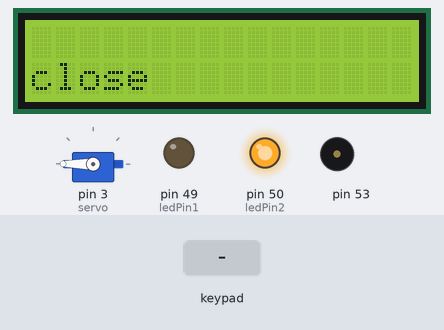
The sketch below on a simulated Arduino Mega 2560, built with avr-gcc and run on an emulated ATmega2560. On the bench: 16×2 character LCD, servo, output pins drawn as LEDs (lit = HIGH), buzzer (waves = sounding). The inputs (shaded band) are chosen by the test bench.

Above: at 1.2 s.
1.3 s: keypad keys 1 2 3 4 * pressed 0.4 s apart
At 3.7 s:
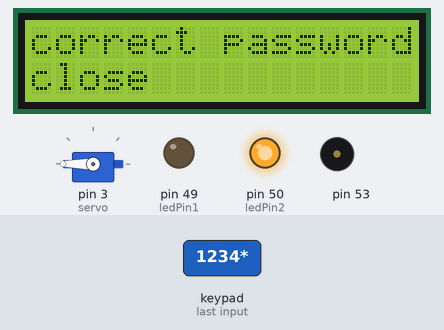
4.8 s: key '*' pressed
At 4.89 s:
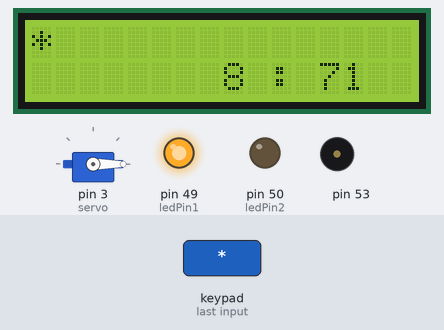
6.6 s: keypad keys 7 + 5 = pressed 0.4 s apart
At 6.84 s:
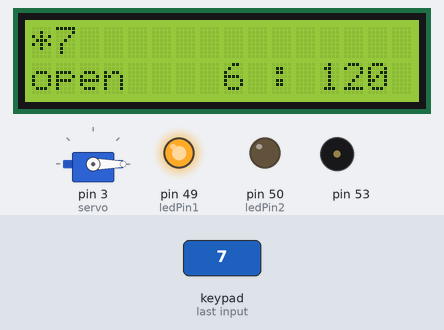
9.7 s: key '=' pressed
At 9.82 s:
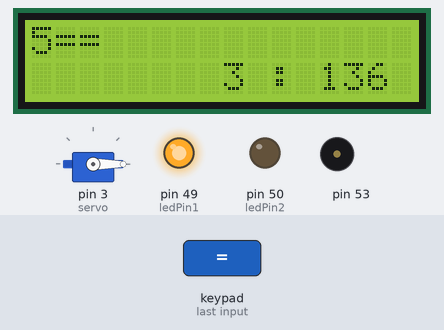
11.5 s: keypad keys 6 * 7 = pressed 0.4 s apart
At 11.67 s:
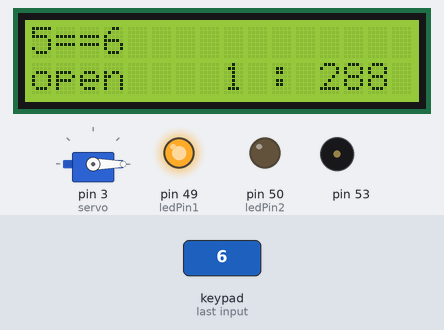
14.6 s: key '/' pressed
At 14.9 s:
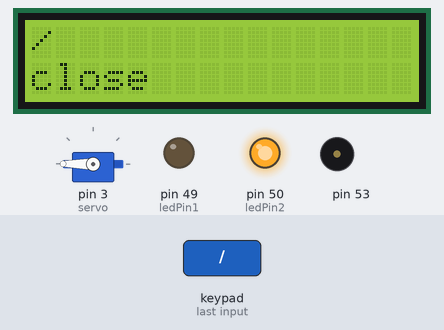
Timing chart, 0 to 17.1 s (numbered marks = the images above; inputs shaded):
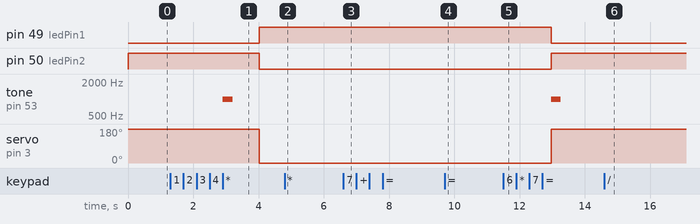

Measured:
- after the input at 1.3 s, pin 49 (ledPin1): LOW → HIGH after 2.7 s; pin 50 (ledPin2): HIGH → LOW after 2.7 s; tone on pin 53: silent → 1000 Hz after 1.6 s, → silent 0.30 s later; servo on pin 3 (servo): 180° → 0° after 2.7 s; the display: first changes at once (image 1 shows a later state)
- after the input at 4.8 s, the display: changes at once (image 2)
- after the input at 6.6 s, the display: first changes after 0.09 s (image 3 shows a later state)
- after the input at 9.7 s, the display: changes after 0.07 s (image 4)
- after the input at 11.5 s, the display: first changes at once (image 5 shows a later state)
- after the input at 14.6 s, the display: first changes at once (image 6 shows a later state)
- what the display in image 1 shows lasts 1.0 s, from 2.9 s to 3.9 s

The sketch:

S6-SafeBox.ino
```cpp
const int ledPin1 = 49;
const int ledPin2 = 50;
//const int buzzer = 53;

#include <LiquidCrystal.h>
#define RS_PIN 13
#define EN_PIN 12
#define D4_PIN 8
#define D5_PIN 9
#define D6_PIN 10
#define D7_PIN 11
LiquidCrystal lcd(RS_PIN, EN_PIN,D4_PIN, D5_PIN,D6_PIN, D7_PIN );

#include <Keypad.h>
const byte ROWS = 4;
const byte COLS = 4;
char keys[ROWS][COLS] = {
  {'7','8','9','/'},
  {'4','5','6','*'},
  {'1','2','3','-'},
  {'#','0','=','+'}
};
byte rowPins[ROWS] = {22, 23, 24, 25};
byte colPins[COLS] = {26, 27, 28, 29};
Keypad keypad = Keypad( makeKeymap(keys), rowPins, colPins, ROWS, COLS );

#include <Servo.h>
Servo servo;

String password = "1234";
String inputPass = "";
bool safeClose = true;

int milliSeconds, seconds;
unsigned long startMillis = 0;
int tiemr_close = 10;

void setup() {

  // led1 turns on when the door is open
  pinMode(ledPin1,OUTPUT);
  // led2 turns on when the door is closed
  pinMode(ledPin2,OUTPUT);

  digitalWrite(ledPin1,LOW);
  digitalWrite(ledPin2,HIGH);

  lcd.begin(16,2);
  lcd.clear();
  lcd.setCursor(0,1);
  lcd.print("close");

  pinMode(53, OUTPUT);
  servo.attach(3,1000,2000);
}

void loop(){

  timing();
  show_status();

  char key = keypad.getKey();
  if(key){

  // for checking password
  if(key == '*' and safeClose){
    if(inputPass == password){

      safeClose = false;
      make_sound();
      startMillis = millis();

      lcd.setCursor(0,0);
      lcd.print("correct password");
      delay(1000);
      lcd.print("                ");
      inputPass = "";
      }
    else{
        lcd.setCursor(0,0);
        lcd.print(" wrong password! ");
        inputPass = "";
        }
    }

  // for changing password
  else if(key == '+' and !safeClose){
    lcd.clear();
    lcd.print(inputPass);
    password = inputPass;
    inputPass = "";
    lcd.setCursor(0,0);
    lcd.print("pass changed!");
    }

  // for changing timer
  else if(key == '/' and !safeClose){
    tiemr_close = inputPass.toInt();
    inputPass = "";
    lcd.setCursor(0,0);
    lcd.print("timer changed!");
    }

  // clear and close safe
  else if(key == '#'){
    lcd.clear();
    inputPass = "";
    safeClose = true;
    make_sound();
    }
  else{
      lcd.setCursor(0,0);
      inputPass += key;
      lcd.clear();
      lcd.print(inputPass);
    }
  }
}

void timing(){

  unsigned long currentMillis = millis();

  if(!safeClose){
    if((currentMillis - startMillis) <= tiemr_close*1000){
      milliSeconds = (tiemr_close*1000 - (currentMillis - startMillis))%1000;
      seconds = ((tiemr_close*1000 - (currentMillis - startMillis))/1000)%60;

      lcd.setCursor(8,1);
      lcd.print(seconds);
      lcd.print(" : ");
      lcd.print(milliSeconds);
      delay(100);
    }
    else{
      safeClose = true;
      inputPass = "";
      lcd.setCursor(0,0);
      lcd.print("                ");
      make_sound();
    }
  }
}

void show_status(){
     if(safeClose){
         lcd.setCursor(0,1);
         lcd.print("close");
         digitalWrite(ledPin1,LOW);
         digitalWrite(ledPin2,HIGH);
         servo.write(180);
      }
      else{
         lcd.setCursor(0,1);
         lcd.print("open ");
         digitalWrite(ledPin1,HIGH);
         digitalWrite(ledPin2,LOW);
         servo.write(0);
      }
}
void make_sound(){
  tone(53, 1000, 300);
}
```
